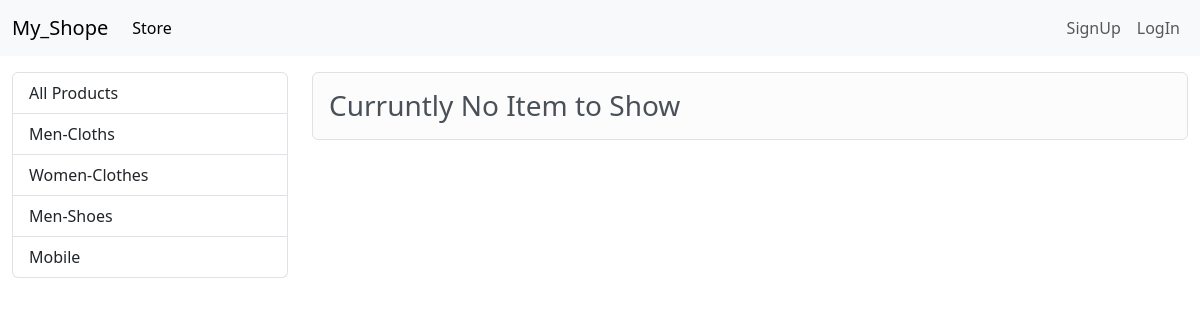
/?category=6, run on an earlier commit of the app's database.
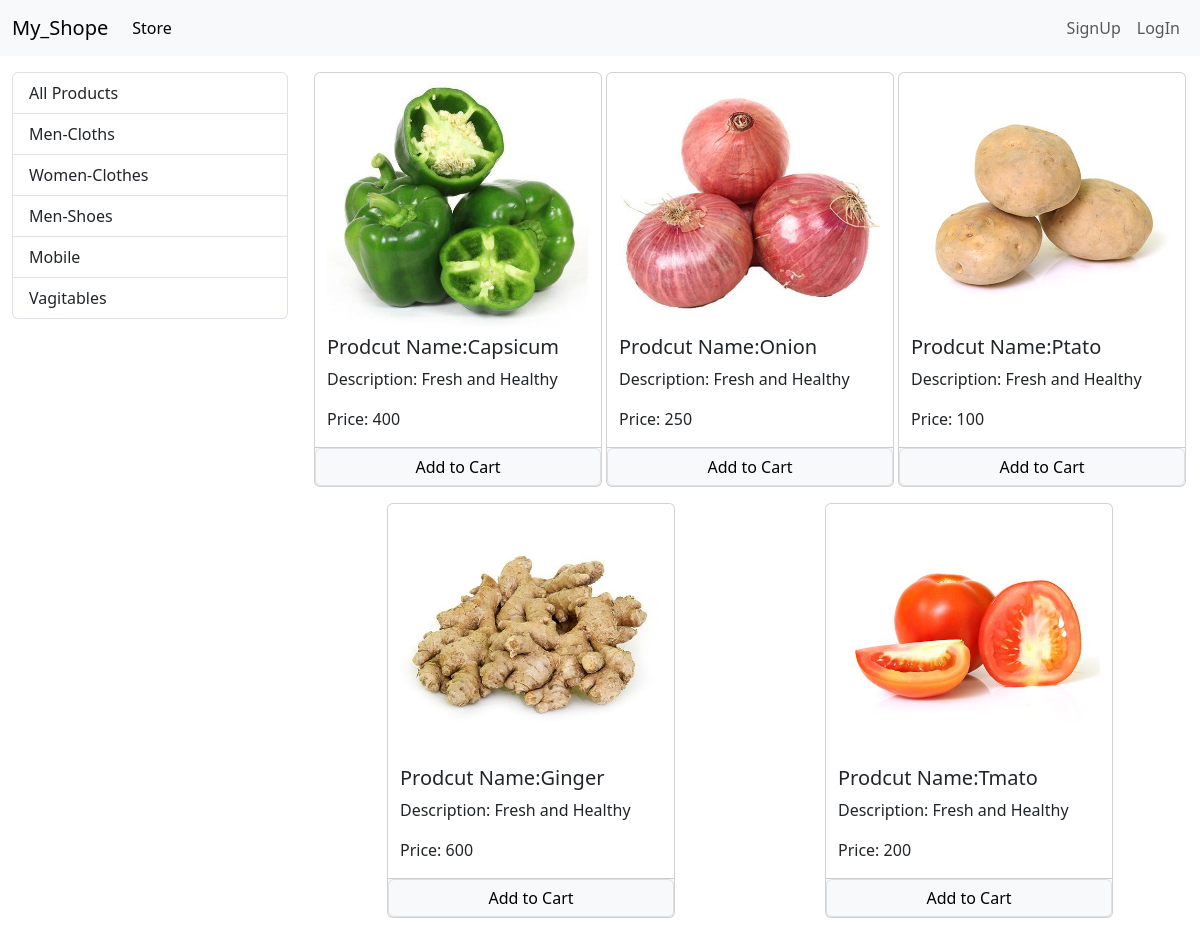
And on a later commit of the database.
### store/models/category.py (models this page shows, shortened)
class Category(models.Model):
    name=models.CharField(max_length=50)
    @staticmethod
    def get_all_category():
        return Category.objects.all()

### store/models/products.py (models this page shows, shortened)
class Products(models.Model):
    product_name=models.CharField(max_length=50)
    pro_des=models.CharField(max_length=250 ,default="")
    pro_price=models.IntegerField(default=0)
    pro_img=models.ImageField(upload_to="uploaded/products/")
    category=models.ForeignKey(to=Category,on_delete=models.RESTRICT,)
    @staticmethod
    def get_all_produts_by_categoryid(categoryID):
        if categoryID:
            return Products.objects.filter(category=categoryID)
        else:
            return Products.objects.all()

### store/views/home.py (the view, shortened to what this page needs)
# urls.py: path('',        Index.as_view(),    name='homepage'),
class Index(View):
   def get(self,request):
      cart=request.session.get('cart')
      if not cart:
         request.session['cart']={}
      products=None
      categories=Category.get_all_category()
      categoryID=(request.GET.get('category'))
      if categoryID:
         products=Products.get_all_produts_by_categoryid(categoryID)
      else:
            products=Products.get_all_produts()
      global data
      data={'products':products,'categories':categories}
      print(request.session.get('email'))
      return render(request,"index.html",data)

### store/templatetags/cart.py (called while the page is built)
@register.filter(name='is_in_cart')
def is_in_cart(product,cart):
    keys=cart.keys()
    for id  in keys:
        if int(id)==product.id:
            return True
    return False

### templates/index.html (shortened to what this page needs)
{% extends "base.html" %} {% block title %}My_store{% endblock title %}
{% block content %}
{% load cart %}
<div class="container-fluid mt-3">
  <div class="row">
    <div class="col-lg-3">
      <div class="list-group">
          <a href="/" class="list-group-item">All Products</a>
          {% for category in categories  %}
          <a href="?category={{category.id}}" class="list-group-item">{{category.name}}</a>
          {% endfor %}
      </div>
    </div>
    <div id="product" class="col-lg-9">
      <div class="row mx-auto">
        {% if products %}
        {% for product in products %}
        <div class="card mx-auto mb-3" id="{{product.id}}" style="width: 18rem">
          <img src="{{product.pro_img.url}}" class="card-img-top" alt="..." />
          <div class="card-body p-0">
            <h5 class="card-title">Prodcut Name:{{product.product_name}}</h5>
            <p class="card-text">Description: {{product.pro_des}}</p>
            <p class="card-text">Price: {{product.pro_price}}</p>
            <div class="card-footer p-0 row no-gutters ">
              {% if product|is_in_cart:request.session.cart %}
                <div class="row p-0 m-0 mb-0">
                  <form action="/#{{product.id}}" method="POST" class="col-2 p-0 m-0">
                    {% csrf_token %}
                    <input hidden type="text" name="productid" value="{{product.id}}">
                    <input hidden type="text" name="remove" value="True">
                    <input type="submit" value="-" class=" btn btn-block btn-secondary">
                  </form>
                  <div class="text-center col">{{product|product_qty_incart:request.session.cart}} in cart</div>
                  <form action="/#{{product.id}}" method="POST" class="col-2">
                    {% csrf_token %}
                    <input hidden type="text" name="productid" value="{{product.id}}">
                    <input type="submit" value="+" class="btn btn-block btn-secondary">
                  </form>
                </div>
                {% else %}
                <form action="/#{{product.id}}" method="POST" class="btn-block p-0 m-0">
                  <input class="float-right btn btn-light border btn-block form-control" type="submit" value="Add to Cart">
                </form>
                {% endif %}
            </div>
          </div>
        </div>
        {% endfor %}
        {% else %}
        <h3 class="alert alert-light border rounded">Curruntly No Item to Show</h3>
        {% endif %}
      </div>
    </div>
  </div>
</div>
{% endblock content %}

### templates/base.html (shortened to what this page needs)
<!DOCTYPE html>
<html lang="en">
  <head>
    <link
      href="https://cdn.jsdelivr.net/npm/bootstrap@5.3.2/dist/css/bootstrap.min.css"
      rel="stylesheet"
    />
  </head>
  <body>
    <nav class="navbar navbar-expand-lg bg-body-tertiary">
      <div class="container-fluid">
        <a class="navbar-brand" href="/#">My_Shope</a>
        <div class="collapse navbar-collapse" id="navbarSupportedContent">
          <ul class="navbar-nav me-auto mb-2 mb-lg-0">
            <li class="nav-item">
              <a class="nav-link active" aria-current="page" href="/#">Store</a>
            </li>
          </ul>
          <div class="d-flex">
            <ul class="navbar-nav me-auto mb-2 mb-lg-0">
              {% if request.session.customer_id %}
              <li class="nav-item">
                <a class="nav-link" href="/#">Cart</a>
              </li>
              <li class="nav-item">
                <a class="nav-link" href="/#">Orders</a>
              </li>
              <li class="nav-item">
                <a class="nav-link" href="/#">Logout</a>
              </li>
              <li class="nav-item dropdown">
                <a
                  class="nav-link dropdown-toggle"
                  href="#"
                  role="button"
                  data-bs-toggle="dropdown"
                  aria-expanded="false"
                >
                  Profile
                </a>
                <ul class="dropdown-menu">
                  <li><a class="dropdown-item" href="#">Action</a></li>
                  <li><a class="dropdown-item" href="#">Another action</a></li>
                  <li><hr class="dropdown-divider" /></li>
                  <li>
                    <a class="dropdown-item" href="#">Something else here</a>
                  </li>
              {% else %}
              <li class="nav-item">
                {% if request.path != "/signup/"%}
                <a class="nav-link" aria-current="page" href="/signup/">SignUp</a>
                {% endif %}
              </li>
              <li class="nav-item">
                {% if request.path != "/login/"%}
                <a class="nav-link" href="/login">LogIn</a>
                {% endif %}
              </li>
              {% endif %}
                </ul>
          </div>
        </div>
      </div>
    </nav>
    {% block content %} {% endblock content %}
  </body>
</html>

What changed in the data, as far as the page shows it:
added Category: name "Vagitables"
added Products: pro_img (picture), product_name "Capsicum", pro_des "Fresh and Healthy", pro_price "400"
added Products: pro_img (picture), product_name "Onion", pro_des "Fresh and Healthy", pro_price "250"
added Products: pro_img (picture), product_name "Ptato", pro_des "Fresh and Healthy", pro_price "100"
added Products: pro_img (picture), product_name "Ginger", pro_des "Fresh and Healthy", pro_price "600"
added Products: pro_img (picture), product_name "Tmato", pro_des "Fresh and Healthy", pro_price "200"
Also different on the page:
text no longer shown: "Curruntly No Item to Show"
